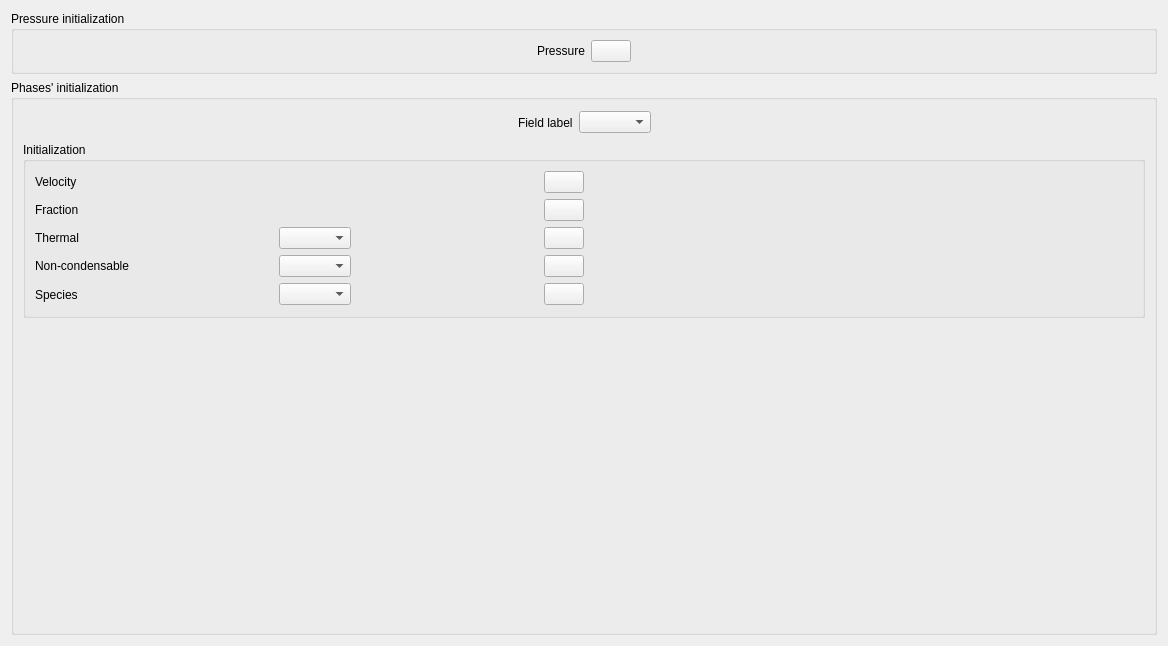
<?xml version="1.0" encoding="UTF-8"?>
<ui version="4.0">
 <class>MainFieldsInitialization</class>
 <widget class="QWidget" name="MainFieldsInitialization">
  <property name="geometry">
   <rect>
    <x>0</x>
    <y>0</y>
    <width>1168</width>
    <height>646</height>
   </rect>
  </property>
  <property name="windowTitle">
   <string>Form</string>
  </property>
  <layout class="QGridLayout" name="gridLayout_9">
   <item row="0" column="0">
    <widget class="QGroupBox" name="groupBox_2">
     <property name="title">
      <string>Pressure initialization</string>
     </property>
     <layout class="QGridLayout" name="gridLayout_8">
      <item row="0" column="0">
       <layout class="QHBoxLayout" name="horizontalLayout_2">
        <item>
         <spacer name="horizontalSpacer_9">
          <property name="orientation">
           <enum>Qt::Horizontal</enum>
          </property>
          <property name="sizeHint" stdset="0">
           <size>
            <width>40</width>
            <height>20</height>
           </size>
          </property>
         </spacer>
        </item>
        <item>
         <widget class="QLabel" name="label_13">
          <property name="text">
           <string>Pressure</string>
          </property>
         </widget>
        </item>
        <item>
         <widget class="QPushButton" name="pushButtonPressure">
          <property name="text">
           <string/>
          </property>
          <property name="icon">
           <iconset resource="resources_pages.qrc">
            <normaloff>:/new/prefix1/icons/22x22/edit-find-replace.png</normaloff>:/new/prefix1/icons/22x22/edit-find-replace.png</iconset>
          </property>
          <property name="iconSize">
           <size>
            <width>22</width>
            <height>22</height>
           </size>
          </property>
         </widget>
        </item>
        <item>
         <spacer name="horizontalSpacer_8">
          <property name="orientation">
           <enum>Qt::Horizontal</enum>
          </property>
          <property name="sizeHint" stdset="0">
           <size>
            <width>13</width>
            <height>20</height>
           </size>
          </property>
         </spacer>
        </item>
       </layout>
      </item>
     </layout>
    </widget>
   </item>
   <item row="1" column="0">
    <widget class="QGroupBox" name="groupBoxDefinition">
     <property name="title">
      <string>Phases' initialization</string>
     </property>
     <layout class="QGridLayout" name="gridLayout_3">
      <item row="0" column="0">
       <layout class="QHBoxLayout" name="horizontalLayout_13">
        <item>
         <spacer name="horizontalSpacer_6">
          <property name="orientation">
           <enum>Qt::Horizontal</enum>
          </property>
          <property name="sizeHint" stdset="0">
           <size>
            <width>13</width>
            <height>25</height>
           </size>
          </property>
         </spacer>
        </item>
        <item>
         <widget class="QLabel" name="label_10">
          <property name="text">
           <string>Field label</string>
          </property>
         </widget>
        </item>
        <item>
         <widget class="QComboBox" name="comboBoxField"/>
        </item>
        <item>
         <spacer name="horizontalSpacer_7">
          <property name="orientation">
           <enum>Qt::Horizontal</enum>
          </property>
          <property name="sizeHint" stdset="0">
           <size>
            <width>13</width>
            <height>27</height>
           </size>
          </property>
         </spacer>
        </item>
       </layout>
      </item>
      <item row="1" column="0">
       <widget class="QGroupBox" name="groupBoxZone">
        <property name="title">
         <string>Initialization</string>
        </property>
        <layout class="QGridLayout" name="gridLayout_6">
         <item row="0" column="0">
          <layout class="QGridLayout" name="gridLayout_7">
           <item row="0" column="0">
            <widget class="QLabel" name="labelVelocity">
             <property name="text">
              <string>Velocity</string>
             </property>
            </widget>
           </item>
           <item row="0" column="1" colspan="4">
            <spacer name="spacer_8">
             <property name="orientation">
              <enum>Qt::Horizontal</enum>
             </property>
             <property name="sizeHint" stdset="0">
              <size>
               <width>138</width>
               <height>20</height>
              </size>
             </property>
            </spacer>
           </item>
           <item row="0" column="5">
            <widget class="QPushButton" name="pushButtonVelocity">
             <property name="text">
              <string/>
             </property>
             <property name="icon">
              <iconset resource="resources_pages.qrc">
               <normaloff>:/new/prefix1/icons/22x22/edit-find-replace.png</normaloff>:/new/prefix1/icons/22x22/edit-find-replace.png</iconset>
             </property>
             <property name="iconSize">
              <size>
               <width>22</width>
               <height>22</height>
              </size>
             </property>
            </widget>
           </item>
           <item row="1" column="0" colspan="2">
            <widget class="QLabel" name="labelFraction">
             <property name="text">
              <string>Fraction</string>
             </property>
            </widget>
           </item>
           <item row="1" column="2" colspan="3">
            <spacer name="spacer_9">
             <property name="orientation">
              <enum>Qt::Horizontal</enum>
             </property>
             <property name="sizeHint" stdset="0">
              <size>
               <width>138</width>
               <height>20</height>
              </size>
             </property>
            </spacer>
           </item>
           <item row="1" column="5">
            <widget class="QPushButton" name="pushButtonFraction">
             <property name="text">
              <string/>
             </property>
             <property name="icon">
              <iconset resource="resources_pages.qrc">
               <normaloff>:/new/prefix1/icons/22x22/edit-find-replace.png</normaloff>:/new/prefix1/icons/22x22/edit-find-replace.png</iconset>
             </property>
             <property name="iconSize">
              <size>
               <width>22</width>
               <height>22</height>
              </size>
             </property>
            </widget>
           </item>
           <item row="2" column="0">
            <widget class="QLabel" name="labelEnergy">
             <property name="text">
              <string>Thermal</string>
             </property>
            </widget>
           </item>
           <item row="2" column="2">
            <spacer>
             <property name="orientation">
              <enum>Qt::Horizontal</enum>
             </property>
             <property name="sizeHint" stdset="0">
              <size>
               <width>3</width>
               <height>17</height>
              </size>
             </property>
            </spacer>
           </item>
           <item row="2" column="3">
            <widget class="QComboBox" name="comboBoxEnergy"/>
           </item>
           <item row="2" column="4">
            <spacer name="spacer_10">
             <property name="orientation">
              <enum>Qt::Horizontal</enum>
             </property>
             <property name="sizeHint" stdset="0">
              <size>
               <width>13</width>
               <height>20</height>
              </size>
             </property>
            </spacer>
           </item>
           <item row="2" column="5">
            <widget class="QPushButton" name="pushButtonEnergy">
             <property name="text">
              <string/>
             </property>
             <property name="icon">
              <iconset resource="resources_pages.qrc">
               <normaloff>:/new/prefix1/icons/22x22/edit-find-replace.png</normaloff>:/new/prefix1/icons/22x22/edit-find-replace.png</iconset>
             </property>
             <property name="iconSize">
              <size>
               <width>22</width>
               <height>22</height>
              </size>
             </property>
            </widget>
           </item>
           <item row="3" column="0" colspan="3">
            <widget class="QLabel" name="labelNonCondensable">
             <property name="text">
              <string>Non-condensable</string>
             </property>
            </widget>
           </item>
           <item row="3" column="3">
            <widget class="QComboBox" name="comboBoxNonCondensable"/>
           </item>
           <item row="3" column="4">
            <spacer name="spacer_11">
             <property name="orientation">
              <enum>Qt::Horizontal</enum>
             </property>
             <property name="sizeHint" stdset="0">
              <size>
               <width>13</width>
               <height>20</height>
              </size>
             </property>
            </spacer>
           </item>
           <item row="3" column="5">
            <widget class="QPushButton" name="pushButtonNonCondensable">
             <property name="text">
              <string/>
             </property>
             <property name="icon">
              <iconset resource="resources_pages.qrc">
               <normaloff>:/new/prefix1/icons/22x22/edit-find-replace.png</normaloff>:/new/prefix1/icons/22x22/edit-find-replace.png</iconset>
             </property>
             <property name="iconSize">
              <size>
               <width>22</width>
               <height>22</height>
              </size>
             </property>
            </widget>
           </item>
           <item row="4" column="0">
            <widget class="QLabel" name="labelScalar">
             <property name="text">
              <string>Species</string>
             </property>
            </widget>
           </item>
           <item row="4" column="2">
            <spacer name="spacer_3">
             <property name="orientation">
              <enum>Qt::Horizontal</enum>
             </property>
             <property name="sizeHint" stdset="0">
              <size>
               <width>22</width>
               <height>23</height>
              </size>
             </property>
            </spacer>
           </item>
           <item row="4" column="3">
            <widget class="QComboBox" name="comboBoxScalar"/>
           </item>
           <item row="4" column="4">
            <spacer>
             <property name="orientation">
              <enum>Qt::Horizontal</enum>
             </property>
             <property name="sizeHint" stdset="0">
              <size>
               <width>17</width>
               <height>20</height>
              </size>
             </property>
            </spacer>
           </item>
           <item row="4" column="5">
            <widget class="QPushButton" name="pushButtonScalar">
             <property name="text">
              <string/>
             </property>
             <property name="icon">
              <iconset resource="resources_pages.qrc">
               <normaloff>:/new/prefix1/icons/22x22/edit-find-replace.png</normaloff>:/new/prefix1/icons/22x22/edit-find-replace.png</iconset>
             </property>
             <property name="iconSize">
              <size>
               <width>22</width>
               <height>22</height>
              </size>
             </property>
            </widget>
           </item>
          </layout>
         </item>
         <item row="0" column="1">
          <spacer name="horizontalSpacer">
           <property name="orientation">
            <enum>Qt::Horizontal</enum>
           </property>
           <property name="sizeHint" stdset="0">
            <size>
             <width>40</width>
             <height>20</height>
            </size>
           </property>
          </spacer>
         </item>
        </layout>
       </widget>
      </item>
      <item row="2" column="0">
       <spacer>
        <property name="orientation">
         <enum>Qt::Vertical</enum>
        </property>
        <property name="sizeHint" stdset="0">
         <size>
          <width>641</width>
          <height>16</height>
         </size>
        </property>
       </spacer>
      </item>
     </layout>
    </widget>
   </item>
  </layout>
 </widget>
 <resources>
  <include location="resources_pages.qrc"/>
 </resources>
 <connections/>
</ui>
